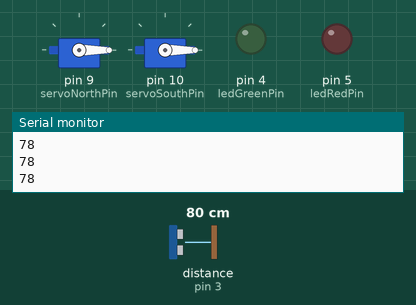
This sketch was run on a simulated Arduino Uno, built with avr-gcc and run on an emulated ATmega328P. On the bench: 2 × servo, output pins drawn as LEDs (lit = HIGH), the last lines printed to the serial monitor. Wiring (inferred from the names in the program): ultrasonic range finder: trigger pin 2; echo pin 3. Dashed ring = blinking. The inputs (shaded band) are chosen by the test bench; at power-on: distance to the obstacle (sensor on pin 3) 80 cm. The echo pulse lasts 58.3 µs per cm; pins used as bus, display or sensor lines are not drawn.

Above: at 1.3 s.
1.4 s: distance to the obstacle (sensor on pin 3) set to 34 cm
2.9 s: distance to the obstacle (sensor on pin 3) set to 28 cm
At 6.12 s:
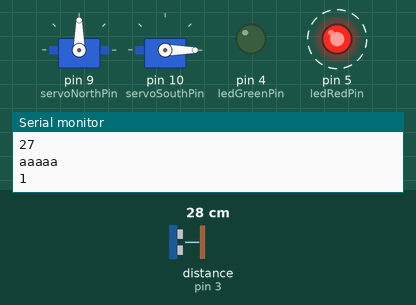
At 19.0 s:
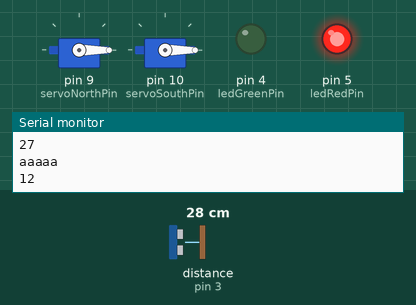
Timing chart, 0 to 25.9 s (numbered marks = the images above; inputs shaded):
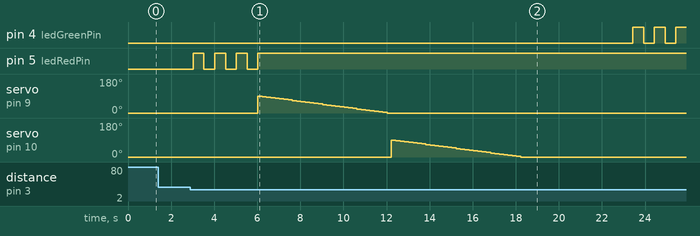

Measured:
- the behaviour switches between 31 and 30 cm on distance to the obstacle (sensor on pin 3) (found by bisection; images 0 and 1)
- after the input at 2.9 s, pin 4 (ledGreenPin): alternates HIGH for 0.50 s and LOW for 0.50 s, starting after 20.5 s; pin 5 (ledRedPin): alternates HIGH for 0.50 s and LOW for 0.50 s, 7 changes in all, then stays HIGH, starting after 0.13 s

The sketch:

main.ino
```cpp
#include <Arduino.h>
#include "Bridge.h"

const int servoNorthPin = 9;
const int servoSouthPin = 10;
const int trigPin = 2;
const int echoPin = 3;
const int ledGreenPin = 4;
const int ledRedPin = 5;

Bridge bridge(servoNorthPin, servoSouthPin, trigPin, echoPin, ledGreenPin, ledRedPin);

void setup() {
  Serial.begin(9600);
  bridge.begin();
}

void loop() {
  bridge.checkDistance();
  delay(500);
}
```

Bridge.cpp
```cpp
#include "Bridge.h"
#include <Arduino.h>

Bridge::Bridge(int northPin, int southPin, int tPin, int ePin, int lGreen, int lRed) {
  servoNorth.attach(northPin, 500, 2500);
  servoSouth.attach(southPin, 500, 2500);
  trigPin = tPin;
  echoPin = ePin;
  ledGreen = lGreen;
  ledRed = lRed;
}
int pos = 0, step = 3;

void Bridge::begin() {
  pinMode(trigPin, OUTPUT);
  pinMode(echoPin, INPUT);
  pinMode(ledGreen, OUTPUT);
  pinMode(ledRed, OUTPUT);
  servoNorth.write(0);
  servoSouth.write(0);
}

void Bridge::checkDistance() {
  digitalWrite(trigPin, LOW);
  delayMicroseconds(2);
  digitalWrite(trigPin, HIGH);
  delayMicroseconds(10);
  digitalWrite(trigPin, LOW);

  duration = pulseIn(echoPin, HIGH);
  distance = duration * 0.034 / 2;
  Serial.println(distance);
  if (distance < 30) {
    Serial.println("aaaaa");
    openBridge();
    delay(5000);
    closeBridge();
  }
}

void Bridge::openBridge() {
  blinkLED(ledRed, 3);
  digitalWrite(ledGreen, LOW);
  digitalWrite(ledRed, HIGH);

  Serial.print(1);
  for (pos = 90; pos >=0 ; pos -= step) {
    servoNorth.write(pos);
    delay(200);
  }
  Serial.print(2);
  for (pos = 90; pos >=0 ; pos -= step) {
    servoSouth.write(pos);
    delay(200);
  }

}

void Bridge::closeBridge() {
  blinkLED(ledGreen, 3);

  Serial.print(3);
  for (pos = 0; pos <= 90; pos += step) {
    servoNorth.write(pos);
    delay(200);
  }

  Serial.print(4);
  for (pos = 0; pos <= 90; pos += step) {
    servoSouth.write(pos);
    delay(200);
  }

  digitalWrite(ledRed, LOW);
  digitalWrite(ledGreen, HIGH);
}

void Bridge::blinkLED(int pin, int times) {
  for (int i = 0; i < times; i++) {
    digitalWrite(pin, HIGH);
    delay(500);
    digitalWrite(pin, LOW);
    delay(500);
  }
}
```

Bridge.h
```cpp
#ifndef BRIDGE_H
#define BRIDGE_H

#include <Servo.h>

class Bridge {
  private:
    Servo servoNorth;
    Servo servoSouth;
    int trigPin;
    int echoPin;
    int ledGreen;
    int ledRed;
    long duration;
    int distance;

  public:
    Bridge(int northPin, int southPin, int trigPin, int echoPin, int ledGreen, int ledRed);
    void begin();
    void checkDistance();
    void openBridge();
    void closeBridge();
    void blinkLED(int pin, int times);
};

#endif
```
